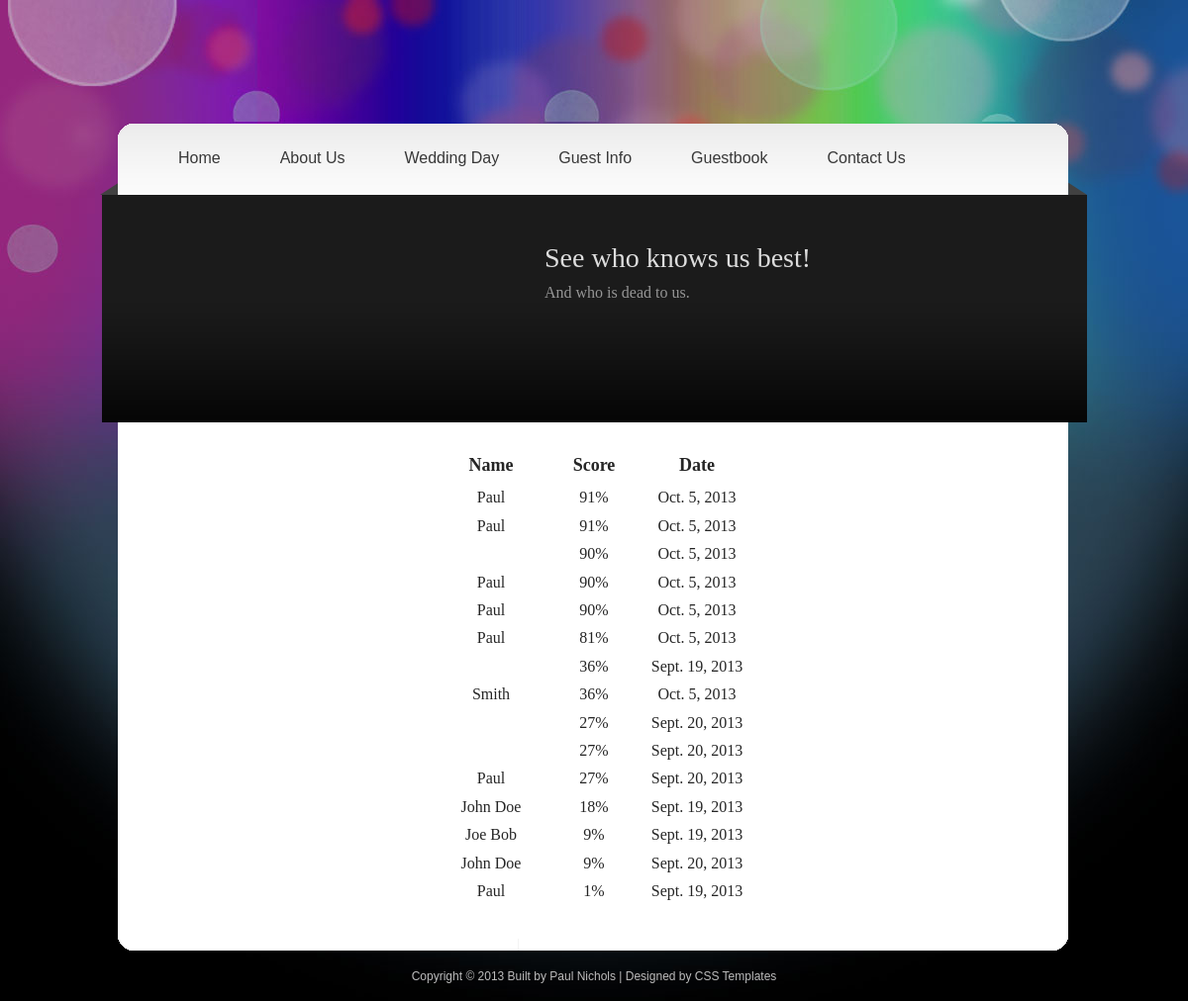
Page /high_scores/ on the earlier database version.
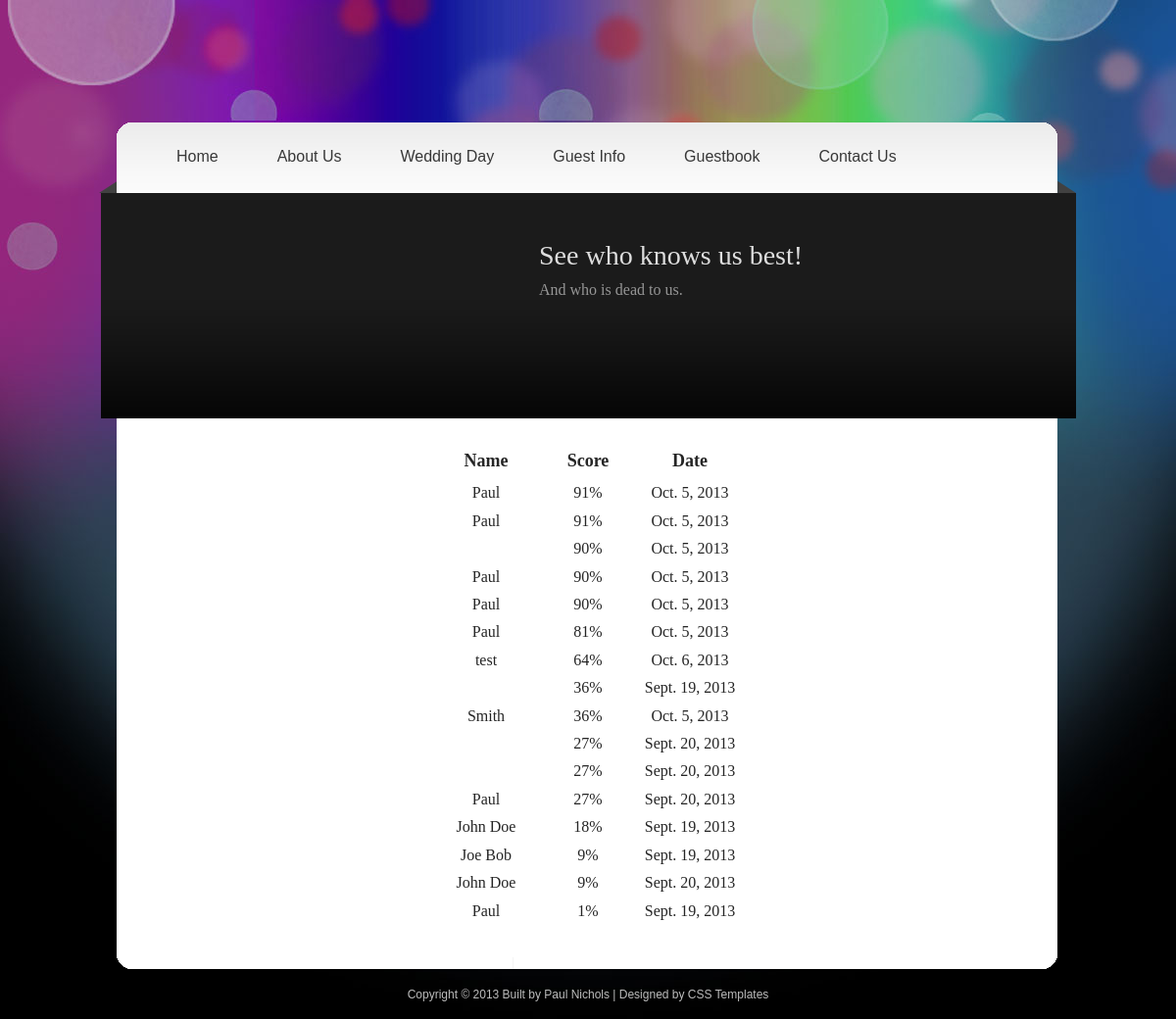
Same page on the later database version.
### quiz/models.py (models this page shows)
class Result(models.Model):
	name = models.CharField(max_length=256)
	date_taken = models.DateField(auto_now_add=True)
	score = models.IntegerField()

### quiz/views.py (the view)
# urls.py: url(r'^high_scores/$', 'quiz.views.high_scores', name='high_scores'),
def high_scores(request):
	scores = Result.objects.order_by('-score')
	return render_to_response('high_scores.html',
			{'scores' : scores},
			RequestContext(request))

### quiz/templates/high_scores.html (shortened to what this page needs)
{% extends "base.html" %}
  {% block content %}
    <div id="templatemo_middle">
    	<div id="middle_img"><iframe width="285" height="186" src="//www.youtube.com/embed/HrLEQmMrRFw?rel=0&start=4&showinfo=0&modestbranding=1" frameborder="0" allowfullscreen></iframe></div>
        <div id="m_right">
	        <h1>See who knows us best!</h1>
            <p>And who is dead to us.</p>
		    </div>
    </div>
    <div id="templatemo_content">
          <table id="high_scores">
            <tr>
              <th>Name</th>
              <th>Score</th>
              <th>Date</th>
            </tr>
        {% for score in scores %}
          <tr>
            <td>{{ score.name }}</td>
            <td>{{ score.score }}%</td>
            <td>{{ score.date_taken }}</td>
          </tr>
        {% endfor %}
          </table>
      </div>
      <div id="templatemo_content_bottom"></div>
    {% endblock %}

Differences in the rows shown:
added Result: name "test", score "64", date_taken "Oct. 6, 2013"
